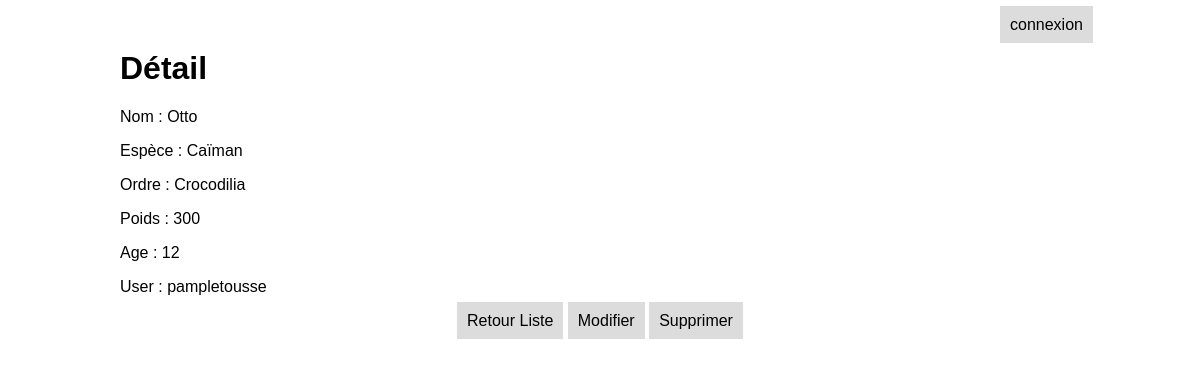
Before: /detail/9 with the older database file.
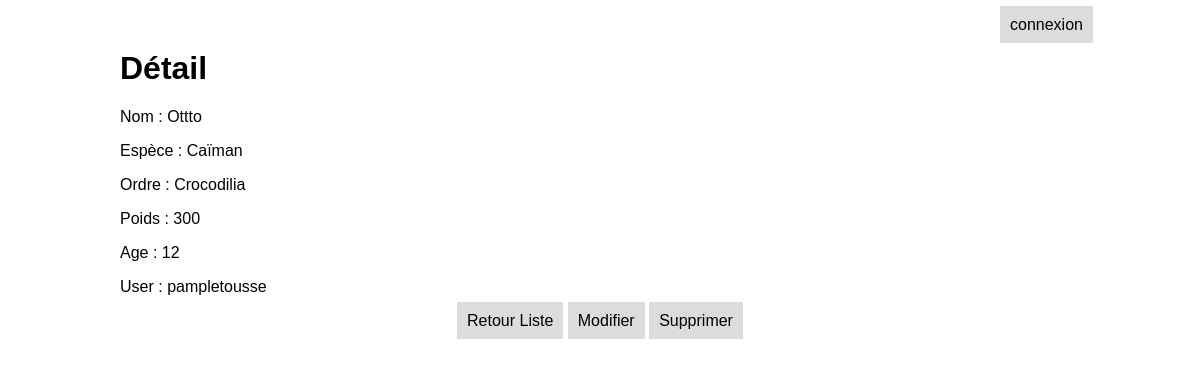
After: the same page with the newer database file.
### reptiles_app/models.py (models this page shows)
class Reptile(models.Model):
    nom = models.CharField(max_length=100)
    nomEspece = models.CharField(max_length=200)
    ordre = models.CharField(max_length=200)
    age = models.PositiveIntegerField(default=0)
    poids = models.PositiveIntegerField()
    user = models.ForeignKey(User,on_delete=models.CASCADE)

### reptiles_app/views.py (the view)
# urls.py: path('detail/<int:pk>',views.detail,name='detail'),
def detail(request,pk):
    template = loader.get_template("reptiles/detail.html")
    reptile = get_object_or_404(Reptile,pk=pk)
    context = getUserContext(request)
    context['reptile']=reptile
    return HttpResponse(template.render(context,request))

### reptiles_app/views.py (called while the page is built)
def getUserContext(request):
    context={}
    if request.user.is_authenticated == False:
        nom = ""
        codeco = "connexion"
    else:
        nom = request.user.username
        codeco = "deconnexion"
    context["userContext"]=nom
    context["codeco"]=codeco
    return context

### reptiles_app/templates/reptiles/detail.html
{% extends "reptiles/layout.html" %}
{% block content %}
<h1>Détail</h1>
<p>Nom : {{reptile.nom}}</p>
<p>Espèce : {{reptile.nomEspece}}</p>
<p>Ordre : {{reptile.ordre}}</p>
<p>Poids : {{reptile.poids}}</p>
<p>Age : {{reptile.age}}</p>
<p>User : {{reptile.user}}</p>
<div class="btnBottom">
    <a href="{% url 'liste' %}" title="Liste">Retour Liste</a>
    <a href="{% url 'update' reptile.pk %}" title="Modifier">Modifier</a>
    <a href="{% url 'delete' reptile.pk %}" title="Supprimer">Supprimer</a>
</div>
{% endblock %}

Changed rows visible on the page:
changed Reptile "Caïman": nom "Otto" → "Ottto"
